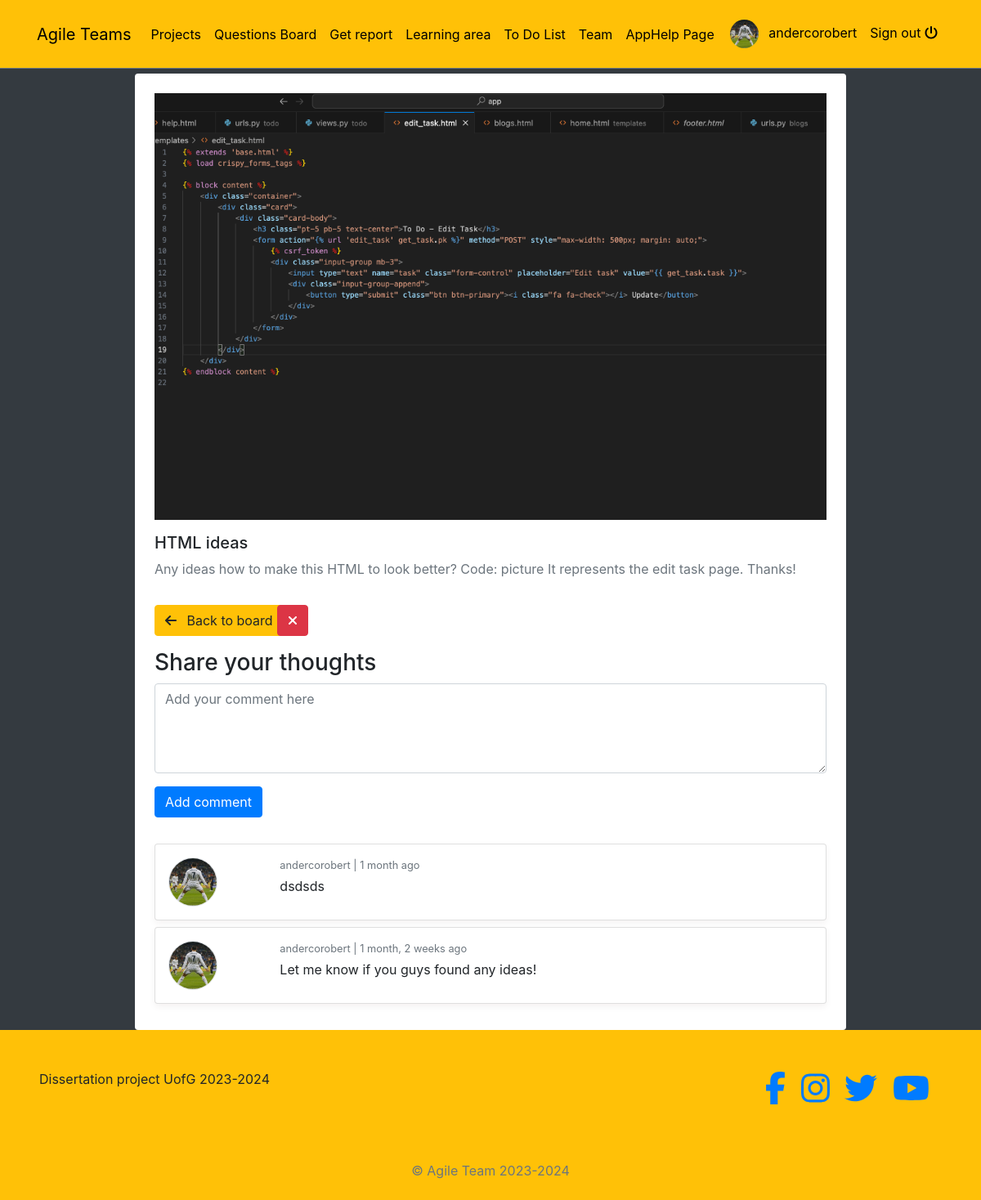
Before: /posts/25/detail/ (signed in) with the older database file.
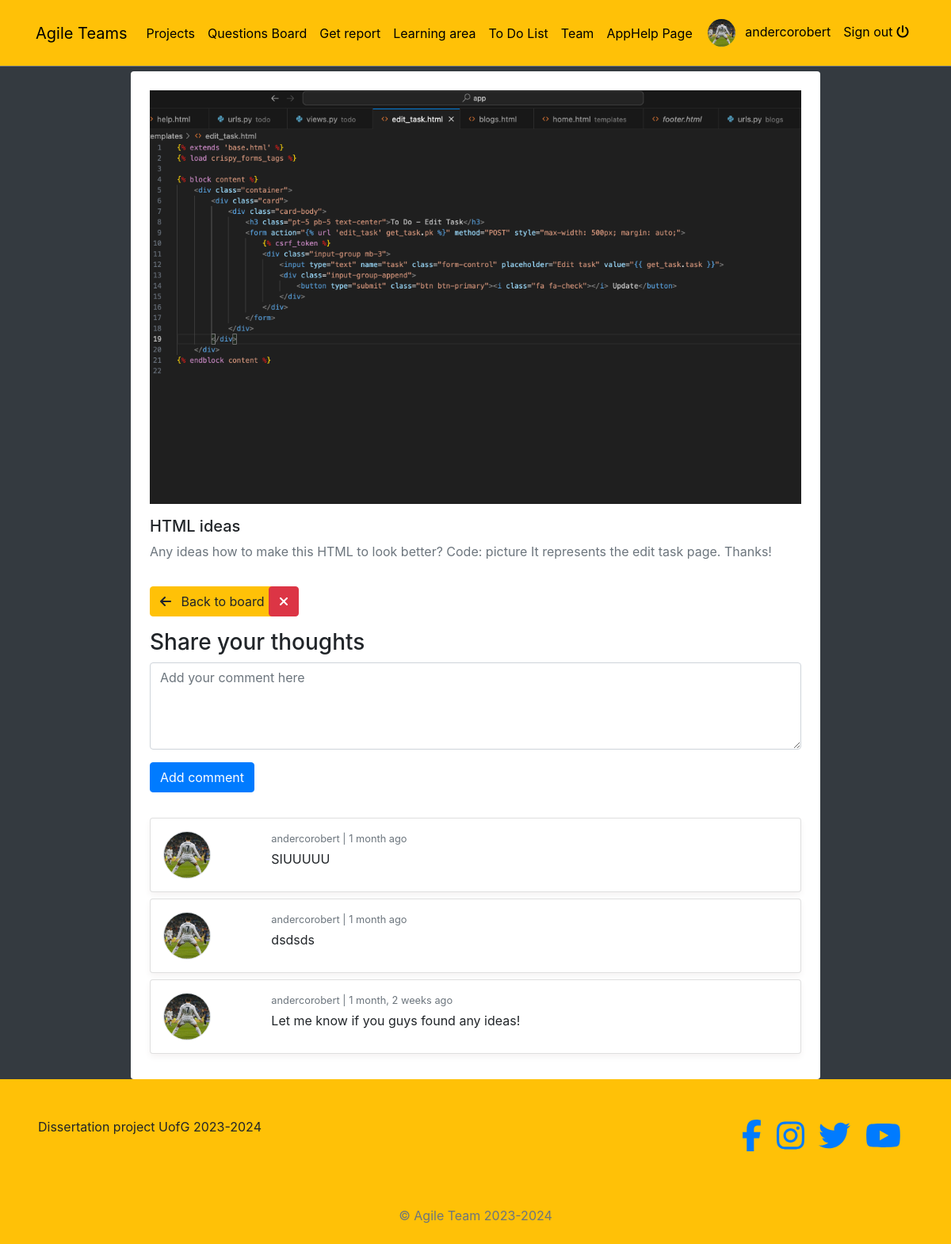
After: the same page with the newer database file.
### posts/models.py (models this page shows, shortened)
class Post(models.Model):
    author = models.ForeignKey(Profile, on_delete=models.CASCADE)
    liked = models.ManyToManyField(Profile, related_name="liked", blank=True)
    updated = models.DateTimeField(auto_now=True)
    created = models.DateTimeField(auto_now_add=True)

class GeneralPost(Post):
    title = models.CharField(max_length=200)
    description = models.CharField(max_length=300)
    image = models.ImageField(upload_to=get_upload_path, blank=True, validators=[FileExtensionValidator(['png','jpg', 'jpeg'])])

class Comment(models.Model):
    user = models.ForeignKey(Profile, on_delete=models.CASCADE)
    post = models.ForeignKey(GeneralPost, on_delete=models.CASCADE)
    body = models.TextField(max_length=300)
    created = models.DateTimeField(auto_now_add=True)
    class Meta:
        ordering = ('-created', )

### profiles/models.py (models this page shows)
class Profile(models.Model):
    user = models.OneToOneField(User, on_delete=models.CASCADE)
    bio = models.TextField()
    profile_picture = models.ImageField(upload_to=get_upload_path, default="uploads/profile/img/avatar.png", validators=[FileExtensionValidator(['png','jpg', 'jpeg'])])
    team = models.CharField(max_length=200)
    updated = models.DateTimeField(auto_now=True)
    created = models.DateTimeField(auto_now_add=True)
    def __str__(self):
        return "{}".format(self.user)

### posts/views.py (the view, shortened to what this page needs)
# urls.py: path('<pk>/detail/', GeneralDetailPost.as_view(), name='gp-detail'),
class GeneralDetailPost(LoginRequiredMixin, DetailView):
    model = GeneralPost
    template_name = 'posts/detail.html'
    def get_object(self, *args, **kwargs):
        pk = self.kwargs.get('pk')
        post_ = get_object_or_404(GeneralPost, pk=pk)
        return post_
    def get_context_data(self, **kwargs):
        context = super().get_context_data(**kwargs)
        context["form"] = CommentForm()
        return context

### posts/forms.py
class CommentForm(forms.ModelForm):
    body = forms.CharField(label='', widget=forms.Textarea(attrs={'rows':4, 'placeholder':'Add your comment here'}))
    class Meta:
        model = Comment
        fields = ('body', )

### blogs/context_processors.py (called while the page is built)
def get_categories(request):
    categories = Category.objects.all()
    return dict(categories=categories)

### profiles/context_processors.py (called while the page is built)
def profile_pic(request):
    if request.user.is_authenticated:
        user = request.user
        try:
            profile_obj = Profile.objects.get(user=user)
            pic = profile_obj.profile_picture
        except Profile.DoesNotExist:
            pic = None
        return {'picture':pic}
    return {}

def get_profile(request):
    if request.user.is_authenticated:
        user = request.user
        try:
            profile_obj = Profile.objects.get(user=user)
        except Profile.DoesNotExist:
            pic = None
        return {'profile':profile_obj}
    return {}

### posts/templates/posts/detail.html (shortened to what this page needs)
{% extends 'base.html' %}
{% load crispy_forms_tags %}
{% block content %}
<div class="col-9 mx-auto" style="margin-top: 70px;">
    <div class="bg-white p-4 rounded">
        {% if object.report %}
        Description: <br> {{object.problem_reported.description }}
        <br>
        <table class="tg">
        <tr>
            <th class="tg-ve35">Author</th>
            <th class="tg-wo29">{{ object.author }}</th>
        </tr>
        <tr>
            <td class="tg-wo29">Day</td>
            <td class="tg-wo29">{{ object.report.day }}</td>
        </tr>
        <tr>
            <td class="tg-wo29">Hour from</td>
            <td class="tg-wo29">{{ object.report.start_hour }}</td>
        </tr>
        <tr>
            <td class="tg-wo29">Hour to</td>
            <td class="tg-wo29">{{ object.report.end_hour }}</td>
        </tr>
            <tr>
            <td class="tg-wo29">Sprint / Project</td>
            <td class="tg-wo29">{{ object.report.product }} / {{ object.report.production_line }}</td>
        </tr>
            <tr>
            <td class="tg-wo29">Plan / Execution</td>
            <td class="tg-wo29">{{ object.report.plan }} / {{ object.report.execution }}</td>
        </tr>
        </table>
        <br>
        <strong>{{ object.problem_reported.category }}</strong>
        <br>
        <small class="text-muted">{{object.problem_reported.problem_id }}</small>
        <br>
        Cost: {{object.problem_reported.breakdown }} hours
        <br>
    {% else %}
            {% if object.image %}
                <div class="mb-3"><img class="w-100" src="{{object.image.url}}"></div>
            {% endif %}
            <h5>{{object.title}}</h5>
            <p>{{object.description}}</p>
        {% endif %}
        <div class="row">
            <div class="col-2 my-3">
                <a href="{% url 'posts:post-list' %}">
                    <button class="btn btn-warning">
                        <i class="fas fa-arrow-left mr-2"></i> Back to board
                    </button>
                </a>
            </div>
            {% if not object.report and object.author.user == request.user %}
            <div class="col-2 my-3">
                <a href="{% url 'posts:gp-delete' object.pk %}">
                    <button class="btn btn-danger h-100 ml-2">
                        <i class="fas fa-times"> Delete</i>
                    </button>
                </a>
            </div>
        {% endif %}
        </div>
        {% if not object.report %}
            <h3>Share your thoughts</h3>
            <form action="" method="POST">
                {{ form|crispy }}
                <button class="btn btn-primary" type="submit">Add comment</button>
            </form>
            <br>
            <div id="comment-box">
                {% if object.comment_set.all %}
                    {% for c in object.comment_set.all %}
                        <div class="card p-3 my-2">
                            <div class="row">
                                <div class='col-2'>
                                    <img src="{{ c.user.profile_picture.url }}" width="60" height="60" class="rounded-circle border">
                                </div>
                                <div class='col-8'>
                                    <div class="text-muted small mb-1">{{c.user}} | {{ c.created|timesince }} ago</div>
                                    <div>{{ c.body }}</div>
                                </div>
                            </div>
                        </div>
                    {% endfor %}
                {% else %}
                    <h3>No comments yet</h3>
                {% endif %}
            </div>
        {% endif %}
    </div>
</div>
{% endblock content %}

### templates/base.html (shortened to what this page needs)
{% load static %}
<!doctype html>
<html lang="en">
<head>
    <link rel="stylesheet" type="text/css" href="{% static "style.css" %}">
    <link rel="stylesheet" type="text/css" href="{% static "test.css" %}">
   <link rel="stylesheet" href="https://cdn.jsdelivr.net/npm/bootstrap@4.4.1/dist/css/bootstrap.min.css">
    <link href="//maxcdn.bootstrapcdn.com/bootstrap/4.1.1/css/bootstrap.min.css" rel="stylesheet" id="bootstrap-css">
</head>
<body>
   {% include 'navbar.html' %}
    <section class="bg-dark">
        <div class="pt-big">
        {% block content %}
        {% endblock content %}
        </div>
    </section>
    {% include "footer.html" %}
</body>
</html>

### templates/navbar.html (shortened to what this page needs)
<!DOCTYPE html>
<html lang="en">
<head>
</head>
<body>
<nav class="navbar navbar-icon-top navbar-expand-lg navbar-dark bg-warning border-bottom border-secondary fixed-top py-3">
    <div class="container">
        <a class="navbar-brand" href="{% url 'help' %}">Agile Teams</a>
        <div class="collapse navbar-collapse" id="navbarSupportedContent">
            <ul class="navbar-nav mr-auto">
                <li class="nav-item">
                    <a class="nav-link" href="{% url "reports:home" %}">Projects</a>
                </li>
                <li class="nav-item">
                    <a class="nav-link" href="{% url "posts:post-list" %}">Questions Board</a>
                </li>
                <li class="nav-item">
                    <a class="nav-link" href="{% url "reports:select-view" %}">Get report</a>
                </li>
                <li class="nav-item">
                    <a class="nav-link" href="{% url 'home' %}">Learning area</a>
                </li>
                <li class="nav-item">
                    <a class="nav-link" href="{% url 'todo' %}">To Do List</a>
                </li>
                <li class="nav-item">
                    <a class="nav-link" href="{% url 'team' %}">Team</a>
                </li>
                <li class="nav-item">
                    <a class="nav-link" href="{% url 'help' %}">AppHelp Page</a>
                </li>
            </ul>
            <ul class='navbar-nav'>
                {% if request.user.is_authenticated %}
                    <li class='nav-item'>
                        <a class='nav-link' href='{% url "profiles:profile-view" %}'>
                            <img src='{{picture.url}}' class='img-avatar' alt='profile picture'>
                            <span class='ml-2'> {{request.user}} </span>
                        </a>
                    </li>
                    <li class="nav-item">
                        <a class="nav-link" href="{% url 'account_logout' %}">
                            Sign out <i class="fas fa-power-off mt-2"></i>
                        </a>
                    </li>
                {% else %}
                    <li class="nav-item">
                        <a class="nav-link" href="{% url 'account_login' %}">
                            Sign in <i class="fa fa-sign-in-alt"></i>
                        </a>
                    </li>
                {% endif %}
            </ul>
        </div>
    </div>
</nav>
</body>
</html>

### templates/footer.html (shortened to what this page needs)
<footer >
    <div class="col-12 bg-warning" >
        <div class="row">
            <div class="col-8 p-5">
                Dissertation project UofG 2023-2024
            </div>
            <div class="col-4 p-5">
                <div class="container h1 text-right">
                    <a href="{% url "social" %}"><i class="fab fa-facebook-f ml-2"></i></a>
                    <a href="{% url "social" %}"><i class="fab fa-instagram ml-2"></i></a>
                    <a href="{% url "social" %}"><i class="fab fa-twitter ml-2"></i></a>
                    <a href="{% url "social" %}"><i class="fab fa-youtube ml-2"></i></a>
                </div>
            </div>
        </div>
    </div>
    <div class="col-12 bg-warning text-center p-2"><p>&copy; Agile Team 2023-2024<p></div>
</footer>

### static/style.css (style rules this page uses)
.pt-big { padding-top: 20px; }
.img-avatar { height: 35px; width: 35px; border-radius: 50%; }
body { background-color: orange; }

### static/test.css (style rules this page uses)
body { font-family: 'Arial', sans-serif; background-color: orange; margin: 0; padding: 0; }
.navbar-nav .nav-link { color: black !important; }
.card { box-shadow: 0 4px 8px #f5f3f3; transition: transform 0.3s, box-shadow 0.3s; }
p { color: #6c757d; }
.text-center { text-align: center; }

### templates/navbar.html (style rules this page uses)
.navbar-nav .nav-link { color: black !important; }
.navbar-brand { color: black !important; }

Changed rows visible on the page:
added Comment: user.profile_picture (picture), user "andercorobert", created "1 month", body "SIUUUUU"
